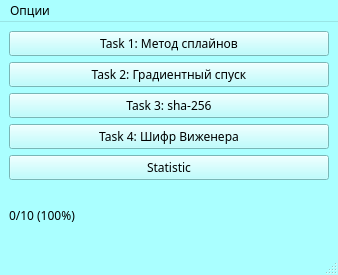
<?xml version="1.0" encoding="UTF-8"?>
<ui version="4.0">
 <class>MainWindow</class>
 <widget class="QMainWindow" name="MainWindow">
  <property name="geometry">
   <rect>
    <x>0</x>
    <y>0</y>
    <width>338</width>
    <height>275</height>
   </rect>
  </property>
  <property name="palette">
   <palette>
    <active>
     <colorrole role="WindowText">
      <brush brushstyle="SolidPattern">
       <color alpha="255">
        <red>0</red>
        <green>0</green>
        <blue>0</blue>
       </color>
      </brush>
     </colorrole>
     <colorrole role="Button">
      <brush brushstyle="SolidPattern">
       <color alpha="255">
        <red>170</red>
        <green>255</green>
        <blue>255</blue>
       </color>
      </brush>
     </colorrole>
     <colorrole role="Light">
      <brush brushstyle="SolidPattern">
       <color alpha="255">
        <red>255</red>
        <green>255</green>
        <blue>255</blue>
       </color>
      </brush>
     </colorrole>
     <colorrole role="Midlight">
      <brush brushstyle="SolidPattern">
       <color alpha="255">
        <red>212</red>
        <green>255</green>
        <blue>255</blue>
       </color>
      </brush>
     </colorrole>
     <colorrole role="Dark">
      <brush brushstyle="SolidPattern">
       <color alpha="255">
        <red>85</red>
        <green>127</green>
        <blue>127</blue>
       </color>
      </brush>
     </colorrole>
     <colorrole role="Mid">
      <brush brushstyle="SolidPattern">
       <color alpha="255">
        <red>113</red>
        <green>170</green>
        <blue>170</blue>
       </color>
      </brush>
     </colorrole>
     <colorrole role="Text">
      <brush brushstyle="SolidPattern">
       <color alpha="255">
        <red>0</red>
        <green>0</green>
        <blue>0</blue>
       </color>
      </brush>
     </colorrole>
     <colorrole role="BrightText">
      <brush brushstyle="SolidPattern">
       <color alpha="255">
        <red>255</red>
        <green>255</green>
        <blue>255</blue>
       </color>
      </brush>
     </colorrole>
     <colorrole role="ButtonText">
      <brush brushstyle="SolidPattern">
       <color alpha="255">
        <red>0</red>
        <green>0</green>
        <blue>0</blue>
       </color>
      </brush>
     </colorrole>
     <colorrole role="Base">
      <brush brushstyle="SolidPattern">
       <color alpha="255">
        <red>255</red>
        <green>255</green>
        <blue>255</blue>
       </color>
      </brush>
     </colorrole>
     <colorrole role="Window">
      <brush brushstyle="SolidPattern">
       <color alpha="255">
        <red>170</red>
        <green>255</green>
        <blue>255</blue>
       </color>
      </brush>
     </colorrole>
     <colorrole role="Shadow">
      <brush brushstyle="SolidPattern">
       <color alpha="255">
        <red>0</red>
        <green>0</green>
        <blue>0</blue>
       </color>
      </brush>
     </colorrole>
     <colorrole role="AlternateBase">
      <brush brushstyle="SolidPattern">
       <color alpha="255">
        <red>212</red>
        <green>255</green>
        <blue>255</blue>
       </color>
      </brush>
     </colorrole>
     <colorrole role="ToolTipBase">
      <brush brushstyle="SolidPattern">
       <color alpha="255">
        <red>255</red>
        <green>255</green>
        <blue>220</blue>
       </color>
      </brush>
     </colorrole>
     <colorrole role="ToolTipText">
      <brush brushstyle="SolidPattern">
       <color alpha="255">
        <red>0</red>
        <green>0</green>
        <blue>0</blue>
       </color>
      </brush>
     </colorrole>
     <colorrole role="PlaceholderText">
      <brush brushstyle="SolidPattern">
       <color alpha="127">
        <red>0</red>
        <green>0</green>
        <blue>0</blue>
       </color>
      </brush>
     </colorrole>
     <colorrole role="Accent">
      <brush brushstyle="SolidPattern">
       <color alpha="255">
        <red>255</red>
        <green>255</green>
        <blue>255</blue>
       </color>
      </brush>
     </colorrole>
    </active>
    <inactive>
     <colorrole role="WindowText">
      <brush brushstyle="SolidPattern">
       <color alpha="255">
        <red>0</red>
        <green>0</green>
        <blue>0</blue>
       </color>
      </brush>
     </colorrole>
     <colorrole role="Button">
      <brush brushstyle="SolidPattern">
       <color alpha="255">
        <red>170</red>
        <green>255</green>
        <blue>255</blue>
       </color>
      </brush>
     </colorrole>
     <colorrole role="Light">
      <brush brushstyle="SolidPattern">
       <color alpha="255">
        <red>255</red>
        <green>255</green>
        <blue>255</blue>
       </color>
      </brush>
     </colorrole>
     <colorrole role="Midlight">
      <brush brushstyle="SolidPattern">
       <color alpha="255">
        <red>212</red>
        <green>255</green>
        <blue>255</blue>
       </color>
      </brush>
     </colorrole>
     <colorrole role="Dark">
      <brush brushstyle="SolidPattern">
       <color alpha="255">
        <red>85</red>
        <green>127</green>
        <blue>127</blue>
       </color>
      </brush>
     </colorrole>
     <colorrole role="Mid">
      <brush brushstyle="SolidPattern">
       <color alpha="255">
        <red>113</red>
        <green>170</green>
        <blue>170</blue>
       </color>
      </brush>
     </colorrole>
     <colorrole role="Text">
      <brush brushstyle="SolidPattern">
       <color alpha="255">
        <red>0</red>
        <green>0</green>
        <blue>0</blue>
       </color>
      </brush>
     </colorrole>
     <colorrole role="BrightText">
      <brush brushstyle="SolidPattern">
       <color alpha="255">
        <red>255</red>
        <green>255</green>
        <blue>255</blue>
       </color>
      </brush>
     </colorrole>
     <colorrole role="ButtonText">
      <brush brushstyle="SolidPattern">
       <color alpha="255">
        <red>0</red>
        <green>0</green>
        <blue>0</blue>
       </color>
      </brush>
     </colorrole>
     <colorrole role="Base">
      <brush brushstyle="SolidPattern">
       <color alpha="255">
        <red>255</red>
        <green>255</green>
        <blue>255</blue>
       </color>
      </brush>
     </colorrole>
     <colorrole role="Window">
      <brush brushstyle="SolidPattern">
       <color alpha="255">
        <red>170</red>
        <green>255</green>
        <blue>255</blue>
       </color>
      </brush>
     </colorrole>
     <colorrole role="Shadow">
      <brush brushstyle="SolidPattern">
       <color alpha="255">
        <red>0</red>
        <green>0</green>
        <blue>0</blue>
       </color>
      </brush>
     </colorrole>
     <colorrole role="AlternateBase">
      <brush brushstyle="SolidPattern">
       <color alpha="255">
        <red>212</red>
        <green>255</green>
        <blue>255</blue>
       </color>
      </brush>
     </colorrole>
     <colorrole role="ToolTipBase">
      <brush brushstyle="SolidPattern">
       <color alpha="255">
        <red>255</red>
        <green>255</green>
        <blue>220</blue>
       </color>
      </brush>
     </colorrole>
     <colorrole role="ToolTipText">
      <brush brushstyle="SolidPattern">
       <color alpha="255">
        <red>0</red>
        <green>0</green>
        <blue>0</blue>
       </color>
      </brush>
     </colorrole>
     <colorrole role="PlaceholderText">
      <brush brushstyle="SolidPattern">
       <color alpha="127">
        <red>0</red>
        <green>0</green>
        <blue>0</blue>
       </color>
      </brush>
     </colorrole>
     <colorrole role="Accent">
      <brush brushstyle="SolidPattern">
       <color alpha="255">
        <red>255</red>
        <green>255</green>
        <blue>255</blue>
       </color>
      </brush>
     </colorrole>
    </inactive>
    <disabled>
     <colorrole role="WindowText">
      <brush brushstyle="SolidPattern">
       <color alpha="255">
        <red>85</red>
        <green>127</green>
        <blue>127</blue>
       </color>
      </brush>
     </colorrole>
     <colorrole role="Button">
      <brush brushstyle="SolidPattern">
       <color alpha="255">
        <red>170</red>
        <green>255</green>
        <blue>255</blue>
       </color>
      </brush>
     </colorrole>
     <colorrole role="Light">
      <brush brushstyle="SolidPattern">
       <color alpha="255">
        <red>255</red>
        <green>255</green>
        <blue>255</blue>
       </color>
      </brush>
     </colorrole>
     <colorrole role="Midlight">
      <brush brushstyle="SolidPattern">
       <color alpha="255">
        <red>212</red>
        <green>255</green>
        <blue>255</blue>
       </color>
      </brush>
     </colorrole>
     <colorrole role="Dark">
      <brush brushstyle="SolidPattern">
       <color alpha="255">
        <red>85</red>
        <green>127</green>
        <blue>127</blue>
       </color>
      </brush>
     </colorrole>
     <colorrole role="Mid">
      <brush brushstyle="SolidPattern">
       <color alpha="255">
        <red>113</red>
        <green>170</green>
        <blue>170</blue>
       </color>
      </brush>
     </colorrole>
     <colorrole role="Text">
      <brush brushstyle="SolidPattern">
       <color alpha="255">
        <red>85</red>
        <green>127</green>
        <blue>127</blue>
       </color>
      </brush>
     </colorrole>
     <colorrole role="BrightText">
      <brush brushstyle="SolidPattern">
       <color alpha="255">
        <red>255</red>
        <green>255</green>
        <blue>255</blue>
       </color>
      </brush>
     </colorrole>
     <colorrole role="ButtonText">
      <brush brushstyle="SolidPattern">
       <color alpha="255">
        <red>85</red>
        <green>127</green>
        <blue>127</blue>
       </color>
      </brush>
     </colorrole>
     <colorrole role="Base">
      <brush brushstyle="SolidPattern">
       <color alpha="255">
        <red>170</red>
        <green>255</green>
        <blue>255</blue>
       </color>
      </brush>
     </colorrole>
     <colorrole role="Window">
      <brush brushstyle="SolidPattern">
       <color alpha="255">
        <red>170</red>
        <green>255</green>
        <blue>255</blue>
       </color>
      </brush>
     </colorrole>
     <colorrole role="Shadow">
      <brush brushstyle="SolidPattern">
       <color alpha="255">
        <red>0</red>
        <green>0</green>
        <blue>0</blue>
       </color>
      </brush>
     </colorrole>
     <colorrole role="AlternateBase">
      <brush brushstyle="SolidPattern">
       <color alpha="255">
        <red>170</red>
        <green>255</green>
        <blue>255</blue>
       </color>
      </brush>
     </colorrole>
     <colorrole role="ToolTipBase">
      <brush brushstyle="SolidPattern">
       <color alpha="255">
        <red>255</red>
        <green>255</green>
        <blue>220</blue>
       </color>
      </brush>
     </colorrole>
     <colorrole role="ToolTipText">
      <brush brushstyle="SolidPattern">
       <color alpha="255">
        <red>0</red>
        <green>0</green>
        <blue>0</blue>
       </color>
      </brush>
     </colorrole>
     <colorrole role="PlaceholderText">
      <brush brushstyle="SolidPattern">
       <color alpha="127">
        <red>85</red>
        <green>127</green>
        <blue>127</blue>
       </color>
      </brush>
     </colorrole>
     <colorrole role="Accent">
      <brush brushstyle="SolidPattern">
       <color alpha="255">
        <red>246</red>
        <green>255</green>
        <blue>255</blue>
       </color>
      </brush>
     </colorrole>
    </disabled>
   </palette>
  </property>
  <property name="font">
   <font>
    <family>Agency FB</family>
   </font>
  </property>
  <property name="windowTitle">
   <string>Главное окно</string>
  </property>
  <widget class="QWidget" name="centralwidget">
   <layout class="QVBoxLayout" name="verticalLayout_2">
    <item>
     <layout class="QVBoxLayout" name="verticalLayout">
      <item>
       <widget class="QPushButton" name="task1">
        <property name="text">
         <string>Task 1: Метод сплайнов</string>
        </property>
       </widget>
      </item>
      <item>
       <widget class="QPushButton" name="task2">
        <property name="text">
         <string>Task 2: Градиентный спуск</string>
        </property>
       </widget>
      </item>
      <item>
       <widget class="QPushButton" name="task3">
        <property name="text">
         <string>Task 3: sha-256</string>
        </property>
       </widget>
      </item>
      <item>
       <widget class="QPushButton" name="task4">
        <property name="text">
         <string>Task 4: Шифр Виженера</string>
        </property>
       </widget>
      </item>
      <item>
       <widget class="QPushButton" name="stat">
        <property name="text">
         <string>Statistic</string>
        </property>
       </widget>
      </item>
      <item>
       <widget class="QLabel" name="StatLabel">
        <property name="text">
         <string>0/10 (100%)</string>
        </property>
       </widget>
      </item>
     </layout>
    </item>
   </layout>
  </widget>
  <widget class="QMenuBar" name="menubar">
   <property name="geometry">
    <rect>
     <x>0</x>
     <y>0</y>
     <width>338</width>
     <height>33</height>
    </rect>
   </property>
   <widget class="QMenu" name="menu">
    <property name="title">
     <string>Опции</string>
    </property>
    <addaction name="account_exit"/>
   </widget>
   <addaction name="menu"/>
  </widget>
  <widget class="QStatusBar" name="statusbar"/>
  <action name="account_exit">
   <property name="text">
    <string>Выйти из аккаунта</string>
   </property>
  </action>
 </widget>
 <resources/>
 <connections/>
</ui>
